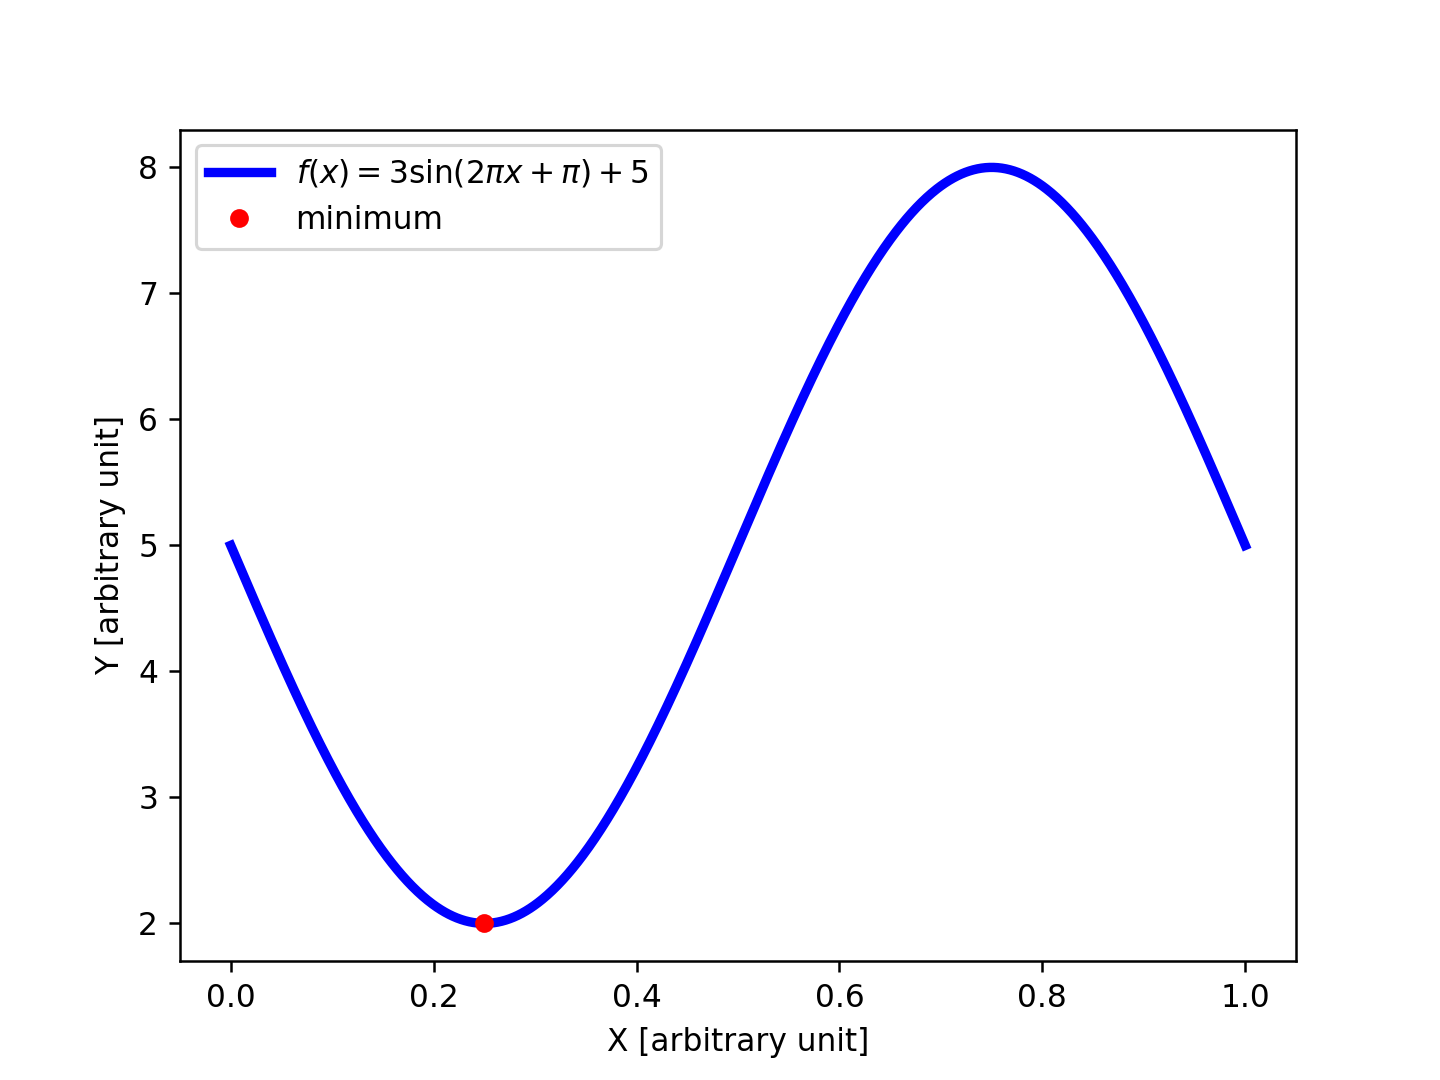

Source code (Python):
#!/usr/pkg/bin/python3.9

#
# Time-stamp: <2023/03/09 13:05:55 (CST) daisuke>
#

# importing numpy module
import numpy

# importing scipy module
import scipy.optimize

# importing matplotlib module
import matplotlib.figure
import matplotlib.backends.backend_agg

# output file name
file_output = 'advobs202302_s04_07_03.eps'

# function of a curve
def curve (x):
    # coefficients
    a = 3.0
    b = 2.0 * numpy.pi
    c = numpy.pi
    d = 5.0
    # curve
    y = a * numpy.sin (b * x + c) + d
    # returning y-value
    return y

# finding minimum
minimum = scipy.optimize.minimize_scalar (curve, method='bounded', bounds=[0,1])

# printing minimum value
print (f'minimum: y={minimum.fun} at x={minimum.x}')

# data to plot
data_x = numpy.linspace (0.0, 1.0, 1001)
data_y = curve (data_x)

#
# making plot using Matplotlib
#
    
# making objects "fig" and "ax"
fig    = matplotlib.figure.Figure ()
canvas = matplotlib.backends.backend_agg.FigureCanvasAgg (fig)
ax     = fig.add_subplot (111)

# axes
ax.set_xlabel ('X [arbitrary unit]')
ax.set_ylabel ('Y [arbitrary unit]')

# plotting data
ax.plot (data_x, data_y, linestyle='-', linewidth=3.0, color='blue', \
         label='$f(x)=3 \sin (2 \pi x + \pi) + 5$')
ax.plot (minimum.x, minimum.fun, linestyle='None', marker='o', \
         markersize=5.0, color='red', label='minimum')

# legend
ax.legend ()

# saving file
fig.savefig (file_output, dpi=225)
